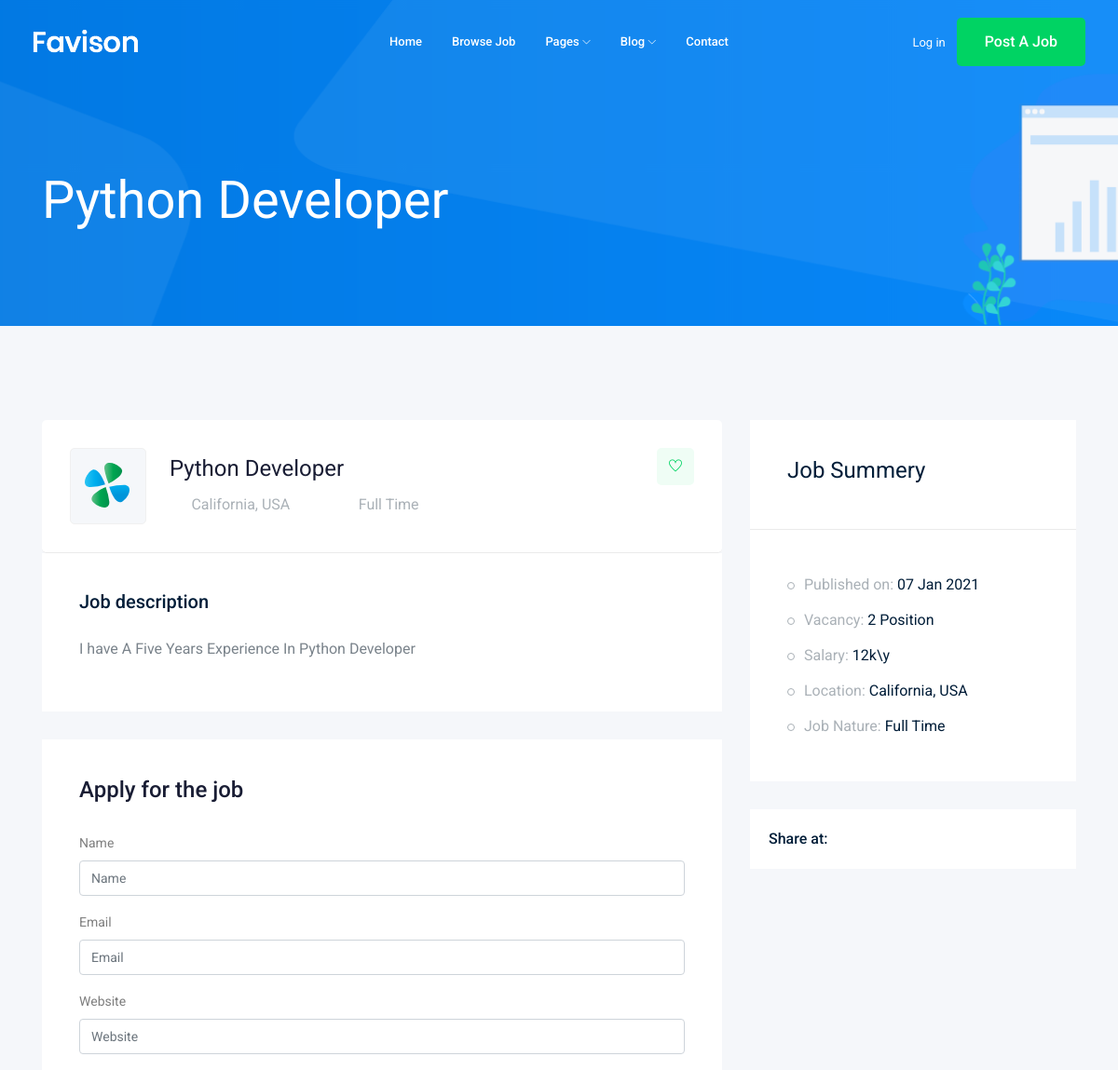
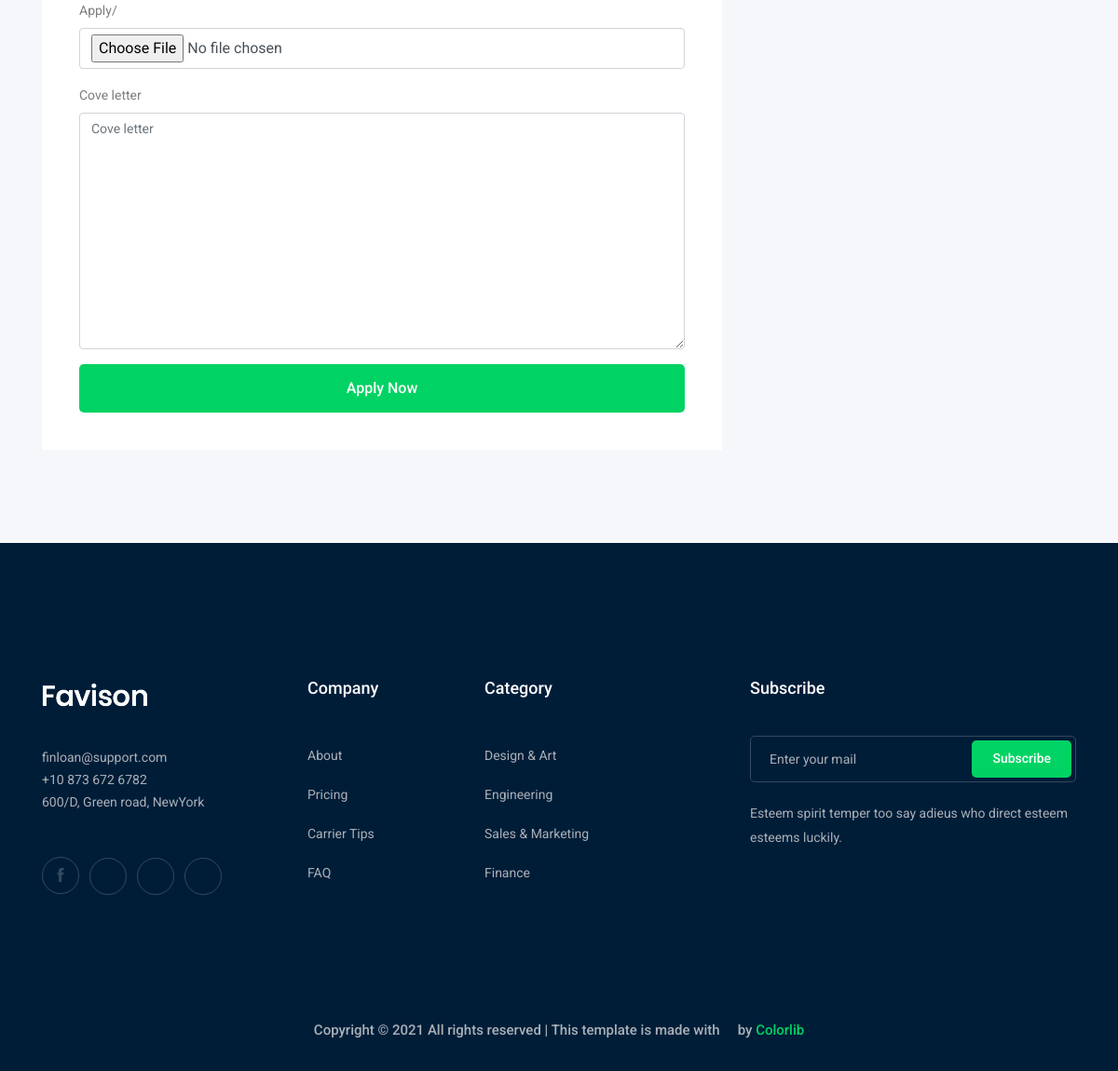
Screenshot of /jobs/python-developer with the database file from the repository (2 pictures, top to bottom).
### job/models.py (models this page shows, shortened)
class job(models.Model):
    owner = models.ForeignKey(
        User, related_name='job_owner', on_delete=models.CASCADE)
    title = models.CharField(max_length=100)
    job_type = models.CharField(max_length=15, choices=JOB_TYPE)
    description = models.TextField(max_length=1000)
    salary = models.IntegerField(default=0)
    vacancy = models.IntegerField(default=1)
    experience = models.IntegerField(default=1)
    published_at = models.DateTimeField(auto_now=True)
    category = models.ForeignKey('category', on_delete=models.CASCADE)
    image = models.ImageField(upload_to=image_upload)
    slug = models.SlugField(blank=True, null=True)
    def __str__(self):
        return self.title

### job/views.py (the view)
# urls.py: path('<str:slug>', views.job_details, name='job_details'),
def job_details(request, slug):
    job_details = job.objects.get(slug=slug)
    if request.method == 'POST':
        form = ApplyForm(request.POST, request.FILES)
        if form.is_valid():
            myform = form.save(commit=False)
            myform.Job = job_details  # Job foreignkey not class name
            myform.save()
    else:
        form = ApplyForm()
    context = {'job': job_details, 'form1': form}  # Templates اللي رايح لل
    return render(request, 'job/job_details.html', context)

### job/form.py
class ApplyForm(forms.ModelForm):
    class Meta:
        model = apply
        fields = ['name', 'email', 'website', 'cv', 'cove_letter']

### job/templates/job/job_details.html (shortened to what this page needs)
{% extends 'base.html' %}
{% load bootstrap4 %}
{% block body%}
<div class="bradcam_area bradcam_bg_1">
    <div class="container">
        <div class="row">
            <div class="col-xl-12">
                <div class="bradcam_text">
                    <h3>{{job}}</h3>
                </div>
            </div>
        </div>
    </div>
</div>
<div class="job_details_area">
    <div class="container">
        <div class="row">
            <div class="col-lg-8">
                <div class="job_details_header">
                    <div class="single_jobs white-bg d-flex justify-content-between">
                        <div class="jobs_left d-flex align-items-center">
                            <div class="thumb">
                                <img src="img/svg_icon/1.svg" alt="">
                            </div>
                            <div class="jobs_conetent">
                                <a href="#">
                                    <h4>{{job}}</h4>
                                </a>
                                <div class="links_locat d-flex align-items-center">
                                    <div class="location">
                                        <p> <i class="fa fa-map-marker"></i> California, USA</p>
                                    </div>
                                    <div class="location">
                                        <p> <i class="fa fa-clock-o"></i> {{job.job_type}}</p>
                                    </div>
                                </div>
                            </div>
                        </div>
                        <div class="jobs_right">
                            <div class="apply_now">
                                <a class="heart_mark" href="#"> <i class="ti-heart"></i> </a>
                            </div>
                        </div>
                    </div>
                </div>
                <div class="descript_wrap white-bg">
                    <div class="single_wrap">
                        <h4>Job description</h4>
                        <p>{{job.description}}</p>
                    </div>
                </div>
                <div class="apply_job_form white-bg">
                    <h4>Apply for the job</h4>
                    <form method="POST" enctype="multipart/form-data">
                        {% bootstrap_form form1 %}
                        {% buttons %}
                        <button class="boxed-btn3 w-100" type="submit">Apply Now</button>
                        {% endbuttons %}
                    </form>
                </div>
            </div>
            <div class="col-lg-4">
                <div class="job_sumary">
                    <div class="summery_header">
                        <h3>Job Summery</h3>
                    </div>
                    <div class="job_content">
                        <ul>
                            <li>Published on: <span>{{job.published_at|date:'d M o'}}</li>
                            <li>Vacancy: <span>{{job.vacancy}} Position</span></li>
                            <li>Salary: <span>{{job.salary}}k\y</span></li>
                            <li>Location: <span>California, USA</span></li>
                            <li>Job Nature: <span> {{job.job_type}}</span></li>
                        </ul>
                    </div>
                </div>
                <div class="share_wrap d-flex">
                    <span>Share at:</span>
                    <ul>
                        <li><a href="#"> <i class="fa fa-facebook"></i></a> </li>
                        <li><a href="#"> <i class="fa fa-google-plus"></i></a> </li>
                        <li><a href="#"> <i class="fa fa-twitter"></i></a> </li>
                        <li><a href="#"> <i class="fa fa-envelope"></i></a> </li>
                    </ul>
                </div>
                <div class="job_location_wrap">
                    <div class="job_lok_inner">
                        <div id="map" style="height: 200px;"></div>
                    </div>
                </div>
            </div>
        </div>
    </div>
</div>
{% endblock body %}

### rows the page displays
job: title "Python Developer", job_type "Full Time", description "I have A Five Years Experience In Python Developer", published_at "07 Jan 2021", vacancy "2", salary "12"
